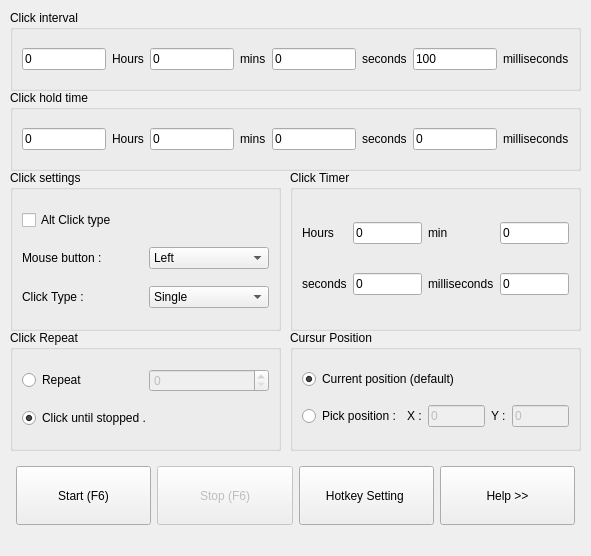
<?xml version="1.0" encoding="UTF-8"?>
<ui version="4.0">
 <class>main_window</class>
 <widget class="QMainWindow" name="main_window">
  <property name="geometry">
   <rect>
    <x>0</x>
    <y>0</y>
    <width>591</width>
    <height>556</height>
   </rect>
  </property>
  <property name="minimumSize">
   <size>
    <width>591</width>
    <height>556</height>
   </size>
  </property>
  <property name="maximumSize">
   <size>
    <width>591</width>
    <height>556</height>
   </size>
  </property>
  <property name="windowTitle">
   <string>Auto Clicker Pro</string>
  </property>
  <widget class="QWidget" name="central_widget">
   <widget class="QGroupBox" name="grb_clk_interval">
    <property name="geometry">
     <rect>
      <x>10</x>
      <y>10</y>
      <width>571</width>
      <height>81</height>
     </rect>
    </property>
    <property name="toolTip">
     <string>&lt;html&gt;&lt;head/&gt;&lt;body&gt;&lt;p&gt;Control how fast the auto clicker works. ( 100 milliseconds is the default speed which is 10 clicks per seconds)&lt;/p&gt;&lt;/body&gt;&lt;/html&gt;</string>
    </property>
    <property name="whatsThis">
     <string>&lt;html&gt;&lt;head/&gt;&lt;body&gt;&lt;p&gt;Control how fast the auto clicker works. ( 100 milliseconds is the default speed which is 10 clicks per seconds)&lt;/p&gt;&lt;/body&gt;&lt;/html&gt;</string>
    </property>
    <property name="title">
     <string>Click interval</string>
    </property>
    <layout class="QGridLayout" name="gridLayout_5">
     <item row="0" column="0">
      <widget class="QLineEdit" name="le_hours">
       <property name="text">
        <string>0</string>
       </property>
      </widget>
     </item>
     <item row="0" column="1">
      <widget class="QLabel" name="label">
       <property name="text">
        <string>Hours</string>
       </property>
      </widget>
     </item>
     <item row="0" column="2">
      <widget class="QLineEdit" name="le_mins">
       <property name="text">
        <string>0</string>
       </property>
      </widget>
     </item>
     <item row="0" column="3">
      <widget class="QLabel" name="label_2">
       <property name="text">
        <string>mins</string>
       </property>
      </widget>
     </item>
     <item row="0" column="4">
      <widget class="QLineEdit" name="le_s">
       <property name="text">
        <string>0</string>
       </property>
      </widget>
     </item>
     <item row="0" column="5">
      <widget class="QLabel" name="label_3">
       <property name="text">
        <string>seconds</string>
       </property>
      </widget>
     </item>
     <item row="0" column="6">
      <widget class="QLineEdit" name="le_ms">
       <property name="text">
        <string>100</string>
       </property>
      </widget>
     </item>
     <item row="0" column="7">
      <widget class="QLabel" name="label_4">
       <property name="text">
        <string>milliseconds</string>
       </property>
      </widget>
     </item>
    </layout>
   </widget>
   <widget class="QGroupBox" name="grb_clk_settings">
    <property name="geometry">
     <rect>
      <x>10</x>
      <y>170</y>
      <width>271</width>
      <height>161</height>
     </rect>
    </property>
    <property name="toolTip">
     <string>&lt;html&gt;&lt;head/&gt;&lt;body&gt;&lt;p&gt;Controls the click type and the mouse button that will perform the click.&lt;/p&gt;&lt;/body&gt;&lt;/html&gt;</string>
    </property>
    <property name="title">
     <string>Click settings</string>
    </property>
    <layout class="QGridLayout" name="gridLayout">
     <item row="2" column="1">
      <widget class="QComboBox" name="comboB_clickType">
       <property name="toolTip">
        <string>&lt;html&gt;&lt;head/&gt;&lt;body&gt;&lt;p&gt;Single :  Click once&lt;/p&gt;&lt;p&gt;Double : Clicks twice ( same as double click)&lt;/p&gt;&lt;p&gt;Triple: Click three times &lt;/p&gt;&lt;/body&gt;&lt;/html&gt;</string>
       </property>
       <item>
        <property name="text">
         <string>Single</string>
        </property>
       </item>
       <item>
        <property name="text">
         <string>Double</string>
        </property>
       </item>
       <item>
        <property name="text">
         <string>Triple</string>
        </property>
       </item>
      </widget>
     </item>
     <item row="1" column="1">
      <widget class="QComboBox" name="comboB_mouse_btn">
       <item>
        <property name="text">
         <string>Left</string>
        </property>
       </item>
       <item>
        <property name="text">
         <string>Right</string>
        </property>
       </item>
       <item>
        <property name="text">
         <string>Middle</string>
        </property>
       </item>
      </widget>
     </item>
     <item row="2" column="0">
      <widget class="QLabel" name="label_6">
       <property name="text">
        <string>Click Type :</string>
       </property>
      </widget>
     </item>
     <item row="1" column="0">
      <widget class="QLabel" name="label_5">
       <property name="text">
        <string>Mouse button :</string>
       </property>
      </widget>
     </item>
     <item row="0" column="0">
      <widget class="QCheckBox" name="alt_clk_checkbox">
       <property name="toolTip">
        <string>&lt;html&gt;&lt;head/&gt;&lt;body&gt;&lt;p&gt;This will use an alternative way to click, its significantly slower than the default way but the default way does not work on some apps.&lt;/p&gt;&lt;/body&gt;&lt;/html&gt;</string>
       </property>
       <property name="whatsThis">
        <string>&lt;html&gt;&lt;head/&gt;&lt;body&gt;&lt;p&gt;This will use an alternative way to click, its significantly slower than the default way but the default way does not work on some apps&lt;/p&gt;&lt;/body&gt;&lt;/html&gt;</string>
       </property>
       <property name="text">
        <string>Alt Click type</string>
       </property>
      </widget>
     </item>
    </layout>
   </widget>
   <widget class="QGroupBox" name="grb_cur_pos">
    <property name="geometry">
     <rect>
      <x>290</x>
      <y>330</y>
      <width>291</width>
      <height>121</height>
     </rect>
    </property>
    <property name="toolTip">
     <string>&lt;!DOCTYPE HTML PUBLIC &quot;-//W3C//DTD HTML 4.0//EN&quot; &quot;http://www.w3.org/TR/REC-html40/strict.dtd&quot;&gt;
&lt;html&gt;&lt;head&gt;&lt;meta name=&quot;qrichtext&quot; content=&quot;1&quot; /&gt;&lt;meta charset=&quot;utf-8&quot; /&gt;&lt;style type=&quot;text/css&quot;&gt;
p, li { white-space: pre-wrap; }
hr { height: 1px; border-width: 0; }
li.unchecked::marker { content: &quot;\2610&quot;; }
li.checked::marker { content: &quot;\2612&quot;; }
&lt;/style&gt;&lt;/head&gt;&lt;body style=&quot; font-family:'Segoe UI'; font-size:9pt; font-weight:400; font-style:normal;&quot;&gt;
&lt;p style=&quot; margin-top:0px; margin-bottom:0px; margin-left:0px; margin-right:0px; -qt-block-indent:0; text-indent:0px;&quot;&gt;Controls the position of the cursur, by default it clicks on the current position of the cursur and you are able to move the cursur around. specifying a  position means the auto clicker will only click that position on the screen which varies depending on the monitor.&lt;/p&gt;&lt;/body&gt;&lt;/html&gt;</string>
    </property>
    <property name="title">
     <string>Cursur Position</string>
    </property>
    <layout class="QGridLayout" name="gridLayout_3">
     <item row="1" column="0">
      <widget class="QRadioButton" name="pos_opt_2">
       <property name="text">
        <string>Pick position :</string>
       </property>
      </widget>
     </item>
     <item row="1" column="1">
      <widget class="QLabel" name="label_11">
       <property name="text">
        <string>X :</string>
       </property>
      </widget>
     </item>
     <item row="1" column="2">
      <widget class="QLineEdit" name="x_cor">
       <property name="enabled">
        <bool>false</bool>
       </property>
       <property name="text">
        <string>0</string>
       </property>
      </widget>
     </item>
     <item row="1" column="3">
      <widget class="QLabel" name="label_12">
       <property name="text">
        <string>Y :</string>
       </property>
      </widget>
     </item>
     <item row="1" column="4">
      <widget class="QLineEdit" name="y_cor">
       <property name="enabled">
        <bool>false</bool>
       </property>
       <property name="text">
        <string>0</string>
       </property>
      </widget>
     </item>
     <item row="0" column="0" colspan="4">
      <widget class="QRadioButton" name="pos_opt_1">
       <property name="text">
        <string>Current position (default)</string>
       </property>
       <property name="checked">
        <bool>true</bool>
       </property>
      </widget>
     </item>
    </layout>
   </widget>
   <widget class="QGroupBox" name="grb_clk_repeat">
    <property name="geometry">
     <rect>
      <x>10</x>
      <y>330</y>
      <width>271</width>
      <height>121</height>
     </rect>
    </property>
    <property name="toolTip">
     <string>&lt;html&gt;&lt;head/&gt;&lt;body&gt;&lt;p&gt;how much clicks  the auto clicker will perform.&lt;/p&gt;&lt;/body&gt;&lt;/html&gt;</string>
    </property>
    <property name="title">
     <string>Click Repeat</string>
    </property>
    <layout class="QGridLayout" name="gridLayout_4">
     <item row="0" column="0">
      <widget class="QRadioButton" name="repeat_opt_1">
       <property name="text">
        <string>Repeat</string>
       </property>
      </widget>
     </item>
     <item row="0" column="1">
      <widget class="QSpinBox" name="repeat_times">
       <property name="enabled">
        <bool>false</bool>
       </property>
       <property name="value">
        <number>0</number>
       </property>
      </widget>
     </item>
     <item row="1" column="0" colspan="2">
      <widget class="QRadioButton" name="repeat_opt_2">
       <property name="text">
        <string>Click until stopped .</string>
       </property>
       <property name="checked">
        <bool>true</bool>
       </property>
      </widget>
     </item>
    </layout>
   </widget>
   <widget class="QGroupBox" name="grb_clk_timer">
    <property name="geometry">
     <rect>
      <x>290</x>
      <y>170</y>
      <width>291</width>
      <height>161</height>
     </rect>
    </property>
    <property name="toolTip">
     <string>&lt;html&gt;&lt;head/&gt;&lt;body&gt;&lt;p&gt;How long the auto clicker will work. (0 on all time slots means no time limit)&lt;/p&gt;&lt;/body&gt;&lt;/html&gt;</string>
    </property>
    <property name="title">
     <string>Click Timer</string>
    </property>
    <layout class="QGridLayout" name="gridLayout_2">
     <item row="0" column="2">
      <widget class="QLabel" name="label_7">
       <property name="text">
        <string>min</string>
       </property>
      </widget>
     </item>
     <item row="0" column="3">
      <widget class="QLineEdit" name="le_timer_min">
       <property name="text">
        <string>0</string>
       </property>
      </widget>
     </item>
     <item row="1" column="1">
      <widget class="QLineEdit" name="le_timer_s">
       <property name="text">
        <string>0</string>
       </property>
      </widget>
     </item>
     <item row="1" column="3">
      <widget class="QLineEdit" name="le_timer_ms">
       <property name="text">
        <string>0</string>
       </property>
      </widget>
     </item>
     <item row="1" column="0">
      <widget class="QLabel" name="label_10">
       <property name="text">
        <string>seconds</string>
       </property>
      </widget>
     </item>
     <item row="1" column="2">
      <widget class="QLabel" name="label_8">
       <property name="text">
        <string>milliseconds</string>
       </property>
      </widget>
     </item>
     <item row="0" column="0">
      <widget class="QLabel" name="label_9">
       <property name="text">
        <string>Hours</string>
       </property>
      </widget>
     </item>
     <item row="0" column="1">
      <widget class="QLineEdit" name="le_timer_h">
       <property name="text">
        <string>0</string>
       </property>
      </widget>
     </item>
    </layout>
   </widget>
   <widget class="QGroupBox" name="grb_clk_interval_2">
    <property name="geometry">
     <rect>
      <x>10</x>
      <y>90</y>
      <width>571</width>
      <height>81</height>
     </rect>
    </property>
    <property name="toolTip">
     <string>&lt;html&gt;&lt;head/&gt;&lt;body&gt;&lt;p&gt;Controls how long the mouse will hold to button as if it didnt let go of the click before releasing it. ( some games could use this function)&lt;/p&gt;&lt;/body&gt;&lt;/html&gt;</string>
    </property>
    <property name="whatsThis">
     <string>&lt;html&gt;&lt;head/&gt;&lt;body&gt;&lt;p&gt;&lt;br/&gt;&lt;/p&gt;&lt;/body&gt;&lt;/html&gt;</string>
    </property>
    <property name="title">
     <string>Click hold time</string>
    </property>
    <layout class="QGridLayout" name="gridLayout_6">
     <item row="0" column="0">
      <widget class="QLineEdit" name="le_hold_hours">
       <property name="text">
        <string>0</string>
       </property>
      </widget>
     </item>
     <item row="0" column="1">
      <widget class="QLabel" name="label_13">
       <property name="text">
        <string>Hours</string>
       </property>
      </widget>
     </item>
     <item row="0" column="2">
      <widget class="QLineEdit" name="le_hold_mins">
       <property name="text">
        <string>0</string>
       </property>
      </widget>
     </item>
     <item row="0" column="3">
      <widget class="QLabel" name="label_14">
       <property name="text">
        <string>mins</string>
       </property>
      </widget>
     </item>
     <item row="0" column="4">
      <widget class="QLineEdit" name="le_hold_s">
       <property name="text">
        <string>0</string>
       </property>
      </widget>
     </item>
     <item row="0" column="5">
      <widget class="QLabel" name="label_15">
       <property name="text">
        <string>seconds</string>
       </property>
      </widget>
     </item>
     <item row="0" column="6">
      <widget class="QLineEdit" name="le_hold_ms">
       <property name="text">
        <string>0</string>
       </property>
      </widget>
     </item>
     <item row="0" column="7">
      <widget class="QLabel" name="label_16">
       <property name="text">
        <string>milliseconds</string>
       </property>
      </widget>
     </item>
    </layout>
   </widget>
   <widget class="QWidget" name="layoutWidget">
    <property name="geometry">
     <rect>
      <x>10</x>
      <y>460</y>
      <width>571</width>
      <height>71</height>
     </rect>
    </property>
    <layout class="QGridLayout" name="gridLayout_7">
     <property name="sizeConstraint">
      <enum>QLayout::SetDefaultConstraint</enum>
     </property>
     <property name="leftMargin">
      <number>6</number>
     </property>
     <property name="topMargin">
      <number>6</number>
     </property>
     <property name="rightMargin">
      <number>6</number>
     </property>
     <property name="bottomMargin">
      <number>6</number>
     </property>
     <property name="horizontalSpacing">
      <number>6</number>
     </property>
     <item row="0" column="0">
      <widget class="QPushButton" name="btn_start">
       <property name="sizePolicy">
        <sizepolicy hsizetype="Expanding" vsizetype="Expanding">
         <horstretch>0</horstretch>
         <verstretch>0</verstretch>
        </sizepolicy>
       </property>
       <property name="toolTip">
        <string>&lt;html&gt;&lt;head/&gt;&lt;body&gt;&lt;p&gt;Starts the auto clicker. (default shortcut is F6)&lt;/p&gt;&lt;/body&gt;&lt;/html&gt;</string>
       </property>
       <property name="text">
        <string>Start (F6)</string>
       </property>
      </widget>
     </item>
     <item row="0" column="1">
      <widget class="QPushButton" name="btn_stop">
       <property name="enabled">
        <bool>false</bool>
       </property>
       <property name="sizePolicy">
        <sizepolicy hsizetype="Expanding" vsizetype="Expanding">
         <horstretch>0</horstretch>
         <verstretch>0</verstretch>
        </sizepolicy>
       </property>
       <property name="toolTip">
        <string>&lt;html&gt;&lt;head/&gt;&lt;body&gt;&lt;p&gt;stops the auto clicker. (default shortcut is F6)&lt;/p&gt;&lt;/body&gt;&lt;/html&gt;</string>
       </property>
       <property name="text">
        <string>Stop (F6)</string>
       </property>
      </widget>
     </item>
     <item row="0" column="2">
      <widget class="QPushButton" name="btn_shortcut">
       <property name="sizePolicy">
        <sizepolicy hsizetype="Expanding" vsizetype="Expanding">
         <horstretch>0</horstretch>
         <verstretch>0</verstretch>
        </sizepolicy>
       </property>
       <property name="toolTip">
        <string>&lt;html&gt;&lt;head/&gt;&lt;body&gt;&lt;p&gt;Hotkey cannot be modifiers like ctrl , alt, shift , caps_lock , windows btn&lt;/p&gt;&lt;p&gt;Hotkey cannot be prtscn , scrlk , numlk&lt;/p&gt;&lt;p&gt;any other keyboard key is valid&lt;/p&gt;&lt;/body&gt;&lt;/html&gt;</string>
       </property>
       <property name="text">
        <string>Hotkey Setting </string>
       </property>
      </widget>
     </item>
     <item row="0" column="3">
      <widget class="QPushButton" name="btn_help">
       <property name="sizePolicy">
        <sizepolicy hsizetype="Expanding" vsizetype="Expanding">
         <horstretch>0</horstretch>
         <verstretch>0</verstretch>
        </sizepolicy>
       </property>
       <property name="text">
        <string>Help &gt;&gt;</string>
       </property>
      </widget>
     </item>
    </layout>
   </widget>
  </widget>
 </widget>
 <resources/>
 <connections/>
</ui>
